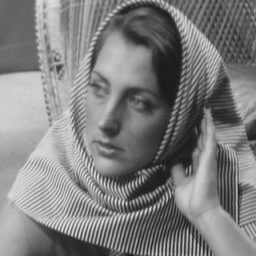
%> input picture A5/assignment5_DFT/barbara256.png, 256 x 256 px
$ octave myMainScript.m   (GNU Octave 9; MATLAB toolbox functions it lacks are replaced by stand-ins)
%> lines starting %> are read from the running program, lines starting %| are printed output that depends on the picture
### A5/assignment5_DFT/4/code/ideal_low_pass.m
function filtered_fft = ideal_low_pass(original_fft, cutoff_frequency)

	[U,V] = size(original_fft);
	centre_u = U/2;
	centre_v = V/2;

	filtered_fft = zeros([U,V]);
	for u = 1:U
		for v = 1:V
			if( (u-centre_u)^2 + (v-centre_v)^2 <= cutoff_frequency^2 )
				filtered_fft(u,v) = original_fft(u,v);
			end
		end
	end
end

### A5/assignment5_DFT/4/code/gaussian_low_pass.m
function filtered_fft = gaussian_low_pass(original_fft, gaussian_sigma)

	[U,V] = size(original_fft);
	centre_u = U/2;
	centre_v = V/2;

	filtered_fft = zeros([U,V]);
	for u = 1:U
		for v = 1:V
			filtered_fft(u,v) = original_fft(u,v)*exp( -( ((u-centre_u)^2 + (v-centre_v)^2) / (2*gaussian_sigma^2) ) );
		end
	end
end

### A5/assignment5_DFT/4/code/myMainScript.m
%% MyMainScript

%% Setting the color scale
my_num_of_colors = 256;
col_scale =  [0:1/(my_num_of_colors-1):1]';
my_color_scale = [col_scale,col_scale,col_scale];
to_save = 1;

tic;

%% Load image and compute fft
original_pic = imread('../data/barbara256.png');
%> original_pic is the input picture: size 256x256 uint8; min 23, max 231, mean 126.4
fft_pic = fftshift(fft2(original_pic));
log_fft_pic = log(abs(fft_pic)+1);
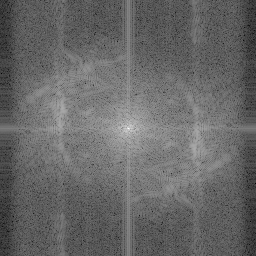
%> log_fft_pic: size 256x256 double; min 1.08, max 15.93, mean 7.13; drawn with min black and max white

%% Ideal low pass filter
mid_fft_pic = ideal_low_pass(fft_pic, 40);
modified_fft_pic = ideal_low_pass(fft_pic, 80);

log_mid_fft_pic = log(abs(mid_fft_pic)+1);
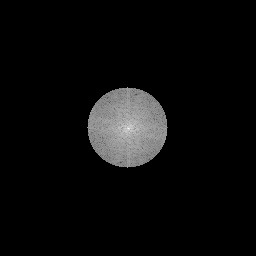
%> log_mid_fft_pic: size 256x256 double; min 0, max 15.93, mean 0.706; drawn with min black and max white
log_modified_fft_pic = log(abs(modified_fft_pic)+1);
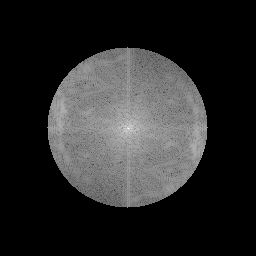
%> log_modified_fft_pic: size 256x256 double; min 0, max 15.93, mean 2.59; drawn with min black and max white

mid_pic = abs(ifft2(ifftshift(mid_fft_pic)));
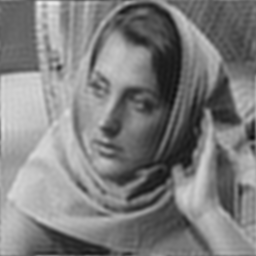
%> mid_pic: size 256x256 double; min 13.28, max 235.7, mean 126.5
modified_pic = abs(ifft2(ifftshift(modified_fft_pic)));

savefig3(my_color_scale,log_fft_pic,log_mid_fft_pic,log_modified_fft_pic,'Cutoff Frequency = 40','Cutoff Frequency = 80','../images/ideal_low_pass_fft.png',1,to_save)
savefig3(my_color_scale,original_pic,mid_pic,modified_pic,'Cutoff Frequency = 40','Cutoff Frequency = 80','../images/ideal_low_pass.png',0,to_save)

%% Gaussian low pass filter
mid_fft_pic = gaussian_low_pass(fft_pic, 40);
modified_fft_pic = gaussian_low_pass(fft_pic, 80);

log_mid_fft_pic = log(abs(mid_fft_pic)+1);
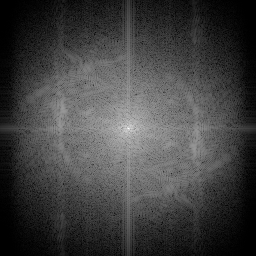
%> log_mid_fft_pic: size 256x256 double; min 0.000678, max 15.93, mean 4.05; drawn with min black and max white
log_modified_fft_pic = log(abs(modified_fft_pic)+1);
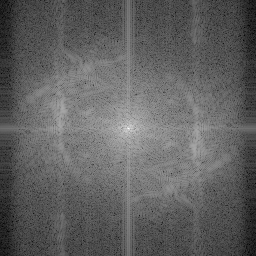
%> log_modified_fft_pic: size 256x256 double; min 0.354, max 15.93, mean 6.28; drawn with min black and max white

mid_pic = abs(ifft2(ifftshift(mid_fft_pic)));
modified_pic = abs(ifft2(ifftshift(modified_fft_pic)));

savefig3(my_color_scale,log_fft_pic,log_mid_fft_pic,log_modified_fft_pic,'Sigma = 40','Sigma = 80','../images/gaussian_low_pass_fft.png',1,to_save)
savefig3(my_color_scale,original_pic,mid_pic,modified_pic,'Sigma = 40','Sigma = 80','../images/gaussian_low_pass.png',0,to_save)

toc;

%% Comments on the output
% 1. Ideal Low Pass Filter: As the cutoff frequency increases, we get less blurred image as more information is retained (Higher frequencies retained)

% 2. Gaussian Low Pass Filter: Similarly as sigma increases, we get less blurred image as high frequencies are comparatively less attenuated

% 3. Comparing across the filters, we see clearly ringing artifacts when ideal low pass filter is applied for cutoff frequency = 40

%% Helper function to display and save 3 processed images
function savefig3(my_color_scale,original_pic,mid_pic,modified_pic,mid_name,title_name,file_name,is_color,to_save)
	if to_save==1
		fig = figure('units','normalized','outerposition',[0 0 1 1]); colormap(my_color_scale);
	else
		fig = figure; colormap(my_color_scale);
	end

	if is_color == 1
		colormap jet;
	else
		colormap(gray);
	end

	subplot(1,3,1), imagesc(original_pic), title('Original Image'), colorbar, daspect([1 1 1]), axis tight;
	subplot(1,3,2), imagesc(mid_pic), title(mid_name), colorbar, daspect([1 1 1]), axis tight;
	subplot(1,3,3), imagesc(modified_pic), title(title_name), colorbar, daspect([1 1 1]), axis tight;
    snapnow;
	if to_save == 1
		saveas(fig,file_name),close(fig);
	end
end
